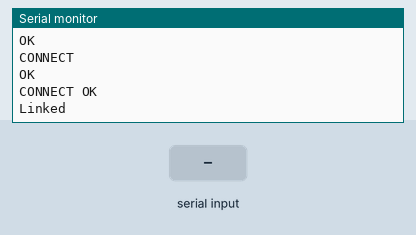
This sketch was run on a simulated Arduino Leonardo, built with avr-gcc and run on an emulated ATmega32U4. Shown: the last lines printed to the serial monitor. The inputs (shaded band) are chosen by the test bench. The modem accepts every AT command (registered, SIM ready, sends succeed) and sends nothing else.

Above: at 3.3 s.
3.4 s: "1" received over the second serial link
At 4.1 s:
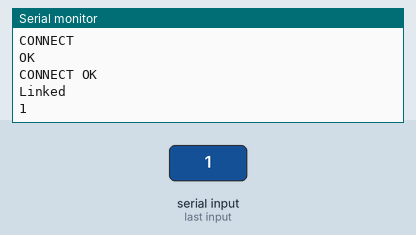
4.9 s: "0" received over the second serial link
At 5.2 s:
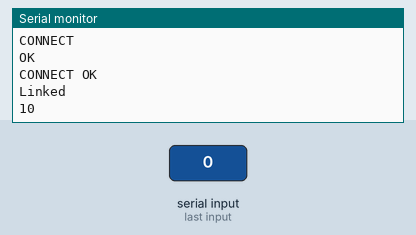

The sketch:

ESP8266_Test.ino
```cpp
int WaitMS = 500;
String RET = "\r\n";

void setup() {
  Serial.begin(9600);
  while (!Serial) {
    ; // wait for serial port to connect. Needed for Leonardo only
  }
  Serial1.begin(115200);
  while (!Serial1) {
    Serial.println("Waiting for WiFi Module connection..."); // wait for WiFi module to connect by serial.
  }
  Serial.println("Module connected.");
  while (!checkATResponse()) {
    Serial.println("Waiting on AT OK response..."); // wait for the WiFi module to report "OK" on "AT" command.
  }
  Serial.println("AT OK response recieved.");

  Connect("google.com", "/", 80);

  Serial.print("\r\nThe terminal is yours.\r\n");
}

void loop() {
  //RelayAT_CMDS(100, true);
  BasicAT();
}

String sendData(String CMD, const int TO, boolean DEBUG)
{
    String RESP = "";

    Serial1.print(CMD); // send the command to the WiFi module.
    if (DEBUG) {
      Serial.println("Sent: \r\n\t" + CMD);
    }

    long int TIME = millis();

    while ((TIME + TO) > millis())
    {
      while (Serial1.available()) // read data until end of stream or timeout period.
      {
        char C = Serial1.read();
        RESP += C;
      }
    }

    if (DEBUG)
    {
      Serial.println("Got: \r\n\r\n" + RESP);
    }
    return RESP;
}

boolean checkATResponse() {
  String RESP = sendData("AT\r\n", 100, true);
  if (RESP != "") {
    if (RESP.indexOf("OK") >= 0) {
      return true;
    } else {
      return false;
    }
  }
}

void RelayAT_CMDS(int TO, boolean DBG) {
  String CMD = "";
  Serial.print("\r\nEnd of program, you can now enter your own AT commands for the WiFi module.");
  Serial.print("\r\n\r\nArduino@ATMega2560 ~/ > ");
  while (true) {
    if (Serial.available())
      {
        while (Serial.available())
          {
            char C = Serial.read();
            CMD += C;
          }
      }
    if (CMD != "") {
      Serial.print(CMD);
      delay(TO * 2);
      sendData(CMD, TO, DBG);
      delay(TO * 2);
      CMD = "";
      Serial.print("\r\nArduino@ATMega2560 ~/ > ");
    }
  }
}

void BasicAT() {
  // read from port 1, send to port 0:
  if (Serial1.available()) {
    int inByte = Serial1.read();
    Serial.write(inByte);
  }

  // read from port 0, send to port 1:
  if (Serial.available()) {
    int inByte = Serial.read();
    Serial1.write(inByte);
  }
}

void Connect(String domain, String document, int port) {
  int wt = 500;
  Serial1.print("AT+CIPMUX=1\r\n");
  delay(wt);
  Serial1.print("AT+CIPSTART=4,\"TCP\",\"" + domain + "\"," + port + "\r\n");
  delay(wt);
  String GET_REQ = "GET " + document +" HTTP/1.0\r\n\r\n";
  Serial1.print("AT+CIPSEND=4," + sizeof(GET_REQ));
  delay(wt);
  Serial1.print(GET_REQ);
  delay(wt);
}
```

Measured:
- after the input at 3.4 s, the serial monitor: prints a new line at once (image 1)
- after the input at 4.9 s, the serial monitor: prints a new line at once (image 2)
